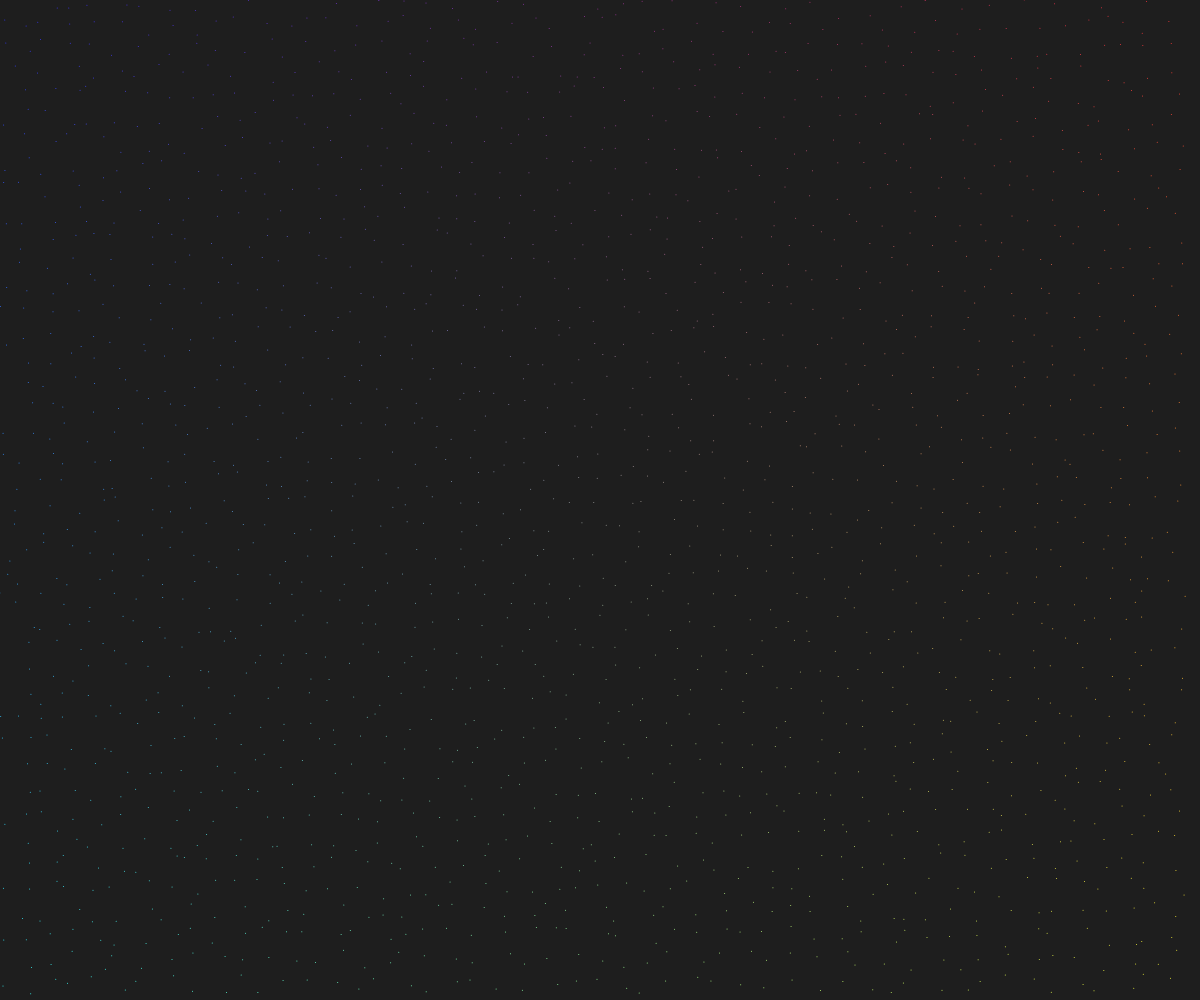
Frame 1 (no input)
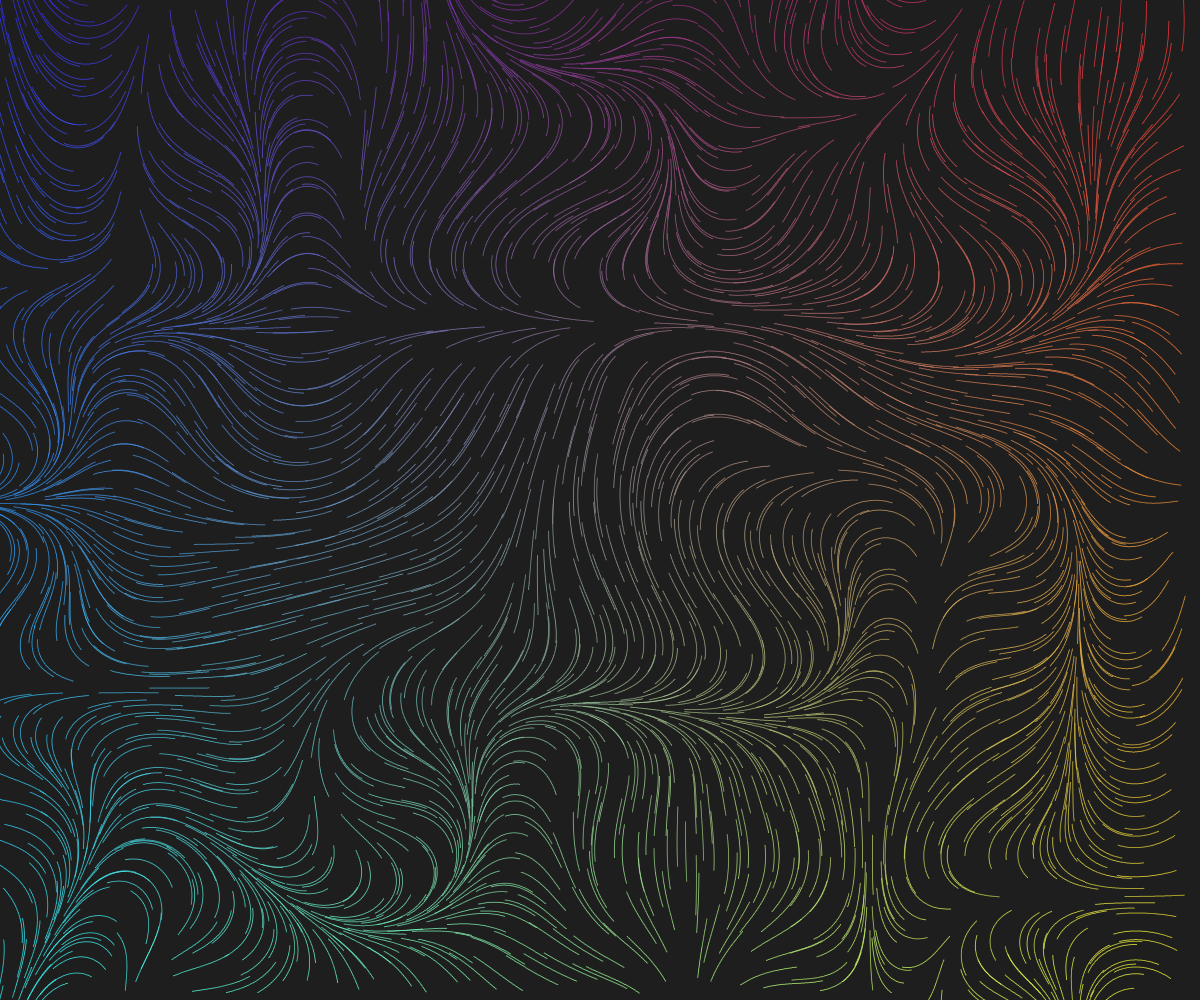
Frame 60 (no input)
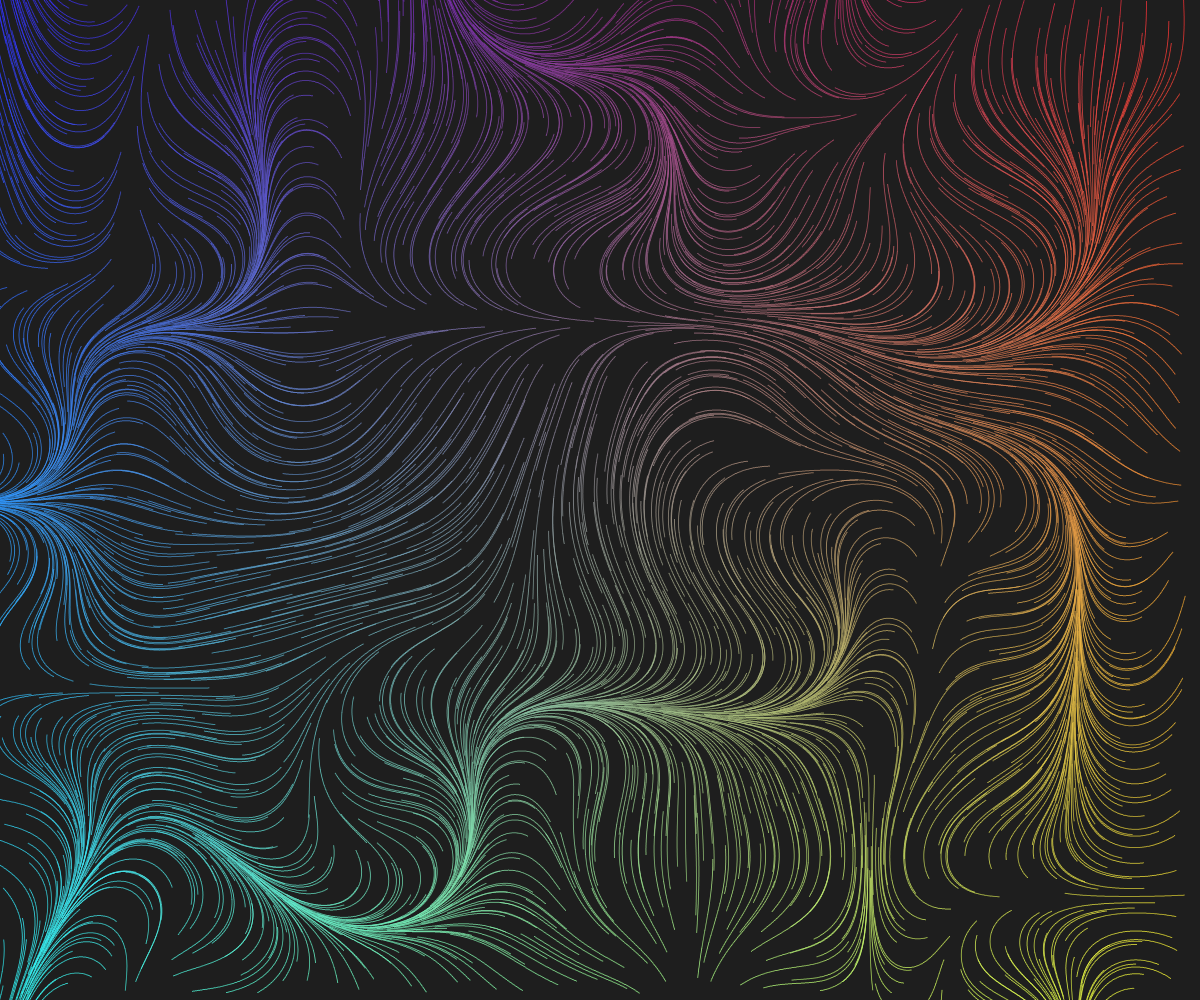
Frame 120 (the mouse pressed at the canvas centre since frame 60)

The p5.js sketch that drew these frames (run headless with seeded random() and noise() and a simulated clock; from frame 60 on, the mouse is pressed at the canvas centre):

// p5.js sketch
// ── sketch.js
// Sketch.js

// Tutorial 6

// let canvas;

// function setup() {
//   canvas = createCanvas(windowWidth, windowHeight);
//   canvas.position(0, 0);
//   canvas.style("z-index", -2);
//   //   background(225);
// }

// function windowResized() {
//   //   console.log("bigger! smaller!");
//   resizeCanvas(windowWidth, windowHeight);
// }

// function draw() {}

// function mouseMoved() {
//   drawThing(mouseX, mouseY);
//   drawThing(mouseX - 50, mouseY + 75);
// }

// function drawThing(_x, _y) {
//   strokeWeight(0);
//   fill(random(200, 255), random(200, 255), random(200, 255));
//   ellipse(_x, _y, 30, 30);
// }

// How to make a flow field in p5.js | Coding Project #9

let canvas;
let points = [];
let mult = 0.005;

function setup() {
  canvas = createCanvas(windowWidth, windowHeight);
  canvas.position(0, 0);
  canvas.style("z-index", -2);
  background(30);
  angleMode(DEGREES);
  noiseDetail(1);

  initPoints();
}

function windowResized() {
  resizeCanvas(windowWidth, windowHeight);
  background(30);
  initPoints();
}

function initPoints() {
  points = [];
  let density = 50;
  let space = width / density;

  for (let x = 0; x < width; x += space) {
    for (let y = 0; y < height; y += space) {
      let p = createVector(x + random(-10, 10), y + random(-10, 10));
      points.push(p);
    }
  }
}

function draw() {
  noStroke();

  for (let i = 0; i < points.length; i++) {
    let r = map(points[i].x, 0, width, 50, 255);
    let g = map(points[i].y, 0, height, 50, 255);
    let b = map(points[i].x, 0, width, 255, 50);

    fill(r, g, b);

    let angle = map(
      noise(points[i].x * mult, points[i].y * mult),
      0,
      1,
      0,
      720
    );

    points[i].add(createVector(cos(angle), sin(angle)));
    ellipse(points[i].x, points[i].y, 1);
  }
}

// ── slideInProjects.js
document.addEventListener("DOMContentLoaded", function () {
  // Grab all the elements with class project-item
  const projectItems = document.querySelectorAll(".project-item");

  function checkSlide() {
    // Loop through the projectItems
    projectItems.forEach((projectItem) => {
      // Calculate the point where the top of the element is halfway into the viewpoint
      const slideInAt =
        window.scrollY + window.innerHeight - projectItem.clientHeight / 2;

      // Calculate the bottom of the project-item element
      const itemBottom = projectItem.offsetTop + projectItem.clientHeight;

      // Check if the element is halfway shown or scrolled past
      const isHalfShown = slideInAt > projectItem.offsetTop;
      const isNotScrolledPast = window.scrollY < itemBottom;

      // If conditions are met, we add slide-in class, else we remove it.
      if (isHalfShown && isNotScrolledPast) {
        projectItem.classList.add("slide-in");
      } else {
        projectItem.classList.remove("slide-in");
      }
    });
  }

  window.addEventListener("scroll", checkSlide);
  window.addEventListener("resize", checkSlide);

  // Initial check
  checkSlide();
});
